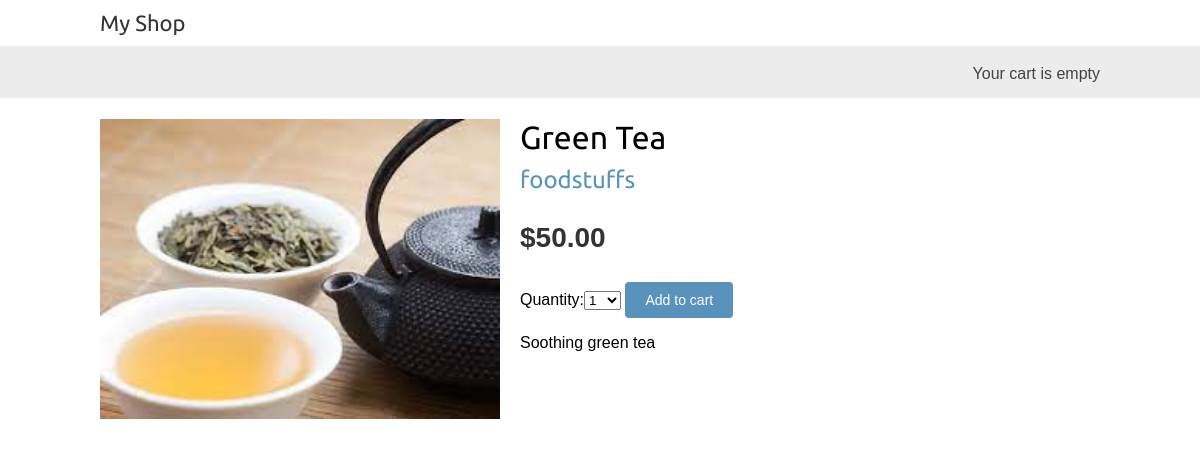
Page /1/green-tea/ on the committed database.
### shop/models.py (models this page shows, shortened)
class Product(models.Model):
    category = models.ForeignKey(Category, related_name="products", on_delete=models.CASCADE)
    name = models.CharField(max_length=200, db_index=True)
    slug = models.SlugField(max_length=200, db_index=True)
    image = models.ImageField(upload_to='products/%Y/%m/%d', blank=True)
    description = models.TextField(blank=True)
    price = models.DecimalField(max_digits=10, decimal_places=2)
    available = models.BooleanField(default=True)
    created = models.DateTimeField(auto_now_add=True)
    updated=models.DateTimeField(auto_now=True)
    class Meta:
        ordering = ('name',)
        index_together =(('id', 'slug'),)

class Category(models.Model):
    name = models.CharField(max_length= 200, db_index=True)
    slug = models.SlugField(max_length=200, unique=True)
    class Meta:
        ordering = ('name',)
        verbose_name = "category"
        verbose_name_plural = "categories"
    def __str__(self):
        return self.name
    def get_absolute_url(self):
        return reverse('shop:product_list_by_category', args=[self.slug])

### shop/views.py (the view)
# urls.py: path('<int:id>/<slug:slug>/', views.product_detail, name="product_detail"),
def product_detail(request, id, slug):
    product = get_object_or_404(Product, id=id, slug=slug, available=True)
    cart_product_form = CartAddProductForm()
    return render(request, 'shop/product/detail.html', {
        'product':product,
        'cart_product_form': cart_product_form
    })

### cart/forms.py
class CartAddProductForm(forms.Form):
    quantity = forms.TypedChoiceField(choices=PRODUCT_QUANTITY_CHOICES, coerce=int)
    override = forms.BooleanField(required=False, initial=False, widget=forms.HiddenInput)

### cart/cart.py (called while the page is built)
    def __len__(self):
        return sum(item['quantity'] for item in self.cart.values())

### cart/context_processors.py (called while the page is built)
def cart(request):
    return {
        'cart': Cart(request) # Fetch the session or create one if it does not exist
    }

### shop/templates/shop/product/detail.html (shortened to what this page needs)
{% extends 'shop/base.html' %}
{% load static %}
{% block content %}
    <div class="product-detail">
        <img
        src="{% if product.image %}{{product.image.url}}{% else %}{% static 'img/no_image.png' %}{% endif %}"
        />
        <h1>{{product.name}}</h1>
        <h2>
            <a href="{{product.category.get_absolute_url}}">{{product.category}}</a>
        </h2>
        <p class="price">
            ${{product.price}}
        </p>
        <form action="{% url 'cart:cart_add' product.id %}" method="post">
            {{cart_product_form}}
            <input type="submit" value="Add to cart">
        </form>
        {{product.description|linebreaks}}
    </div>
{% endblock content %}

### shop/static/css/base.css (style rules this page uses)
body { margin:0; padding:0; font-family:helvetica, sans-serif; }
h1, h2, h3, h4, h5 , h6 { font-family: 'Ubuntu', sans-serif; font-weight:normal; }
a { text-decoration:none; color:#5993bb; }
a.button, input[type="submit"] { color:#fff; background:#5993bb; border-radius:4px; padding:10px 20px; font-size:14px; border:0; }
.product-detail { text-align:justify; }
.product-detail .price { color:#333; font-size:28px; font-weight:bold; }
.product-detail img { width:40%; float:left; padding:0 20px 20px 0; }
.product-detail h1 { margin-bottom:0; }
.product-detail h2 { margin-top:10px; }

### rows in the picture
Product: image (picture), name "Green Tea", category "foodstuffs", price "50.00", description "Soothing green tea"
